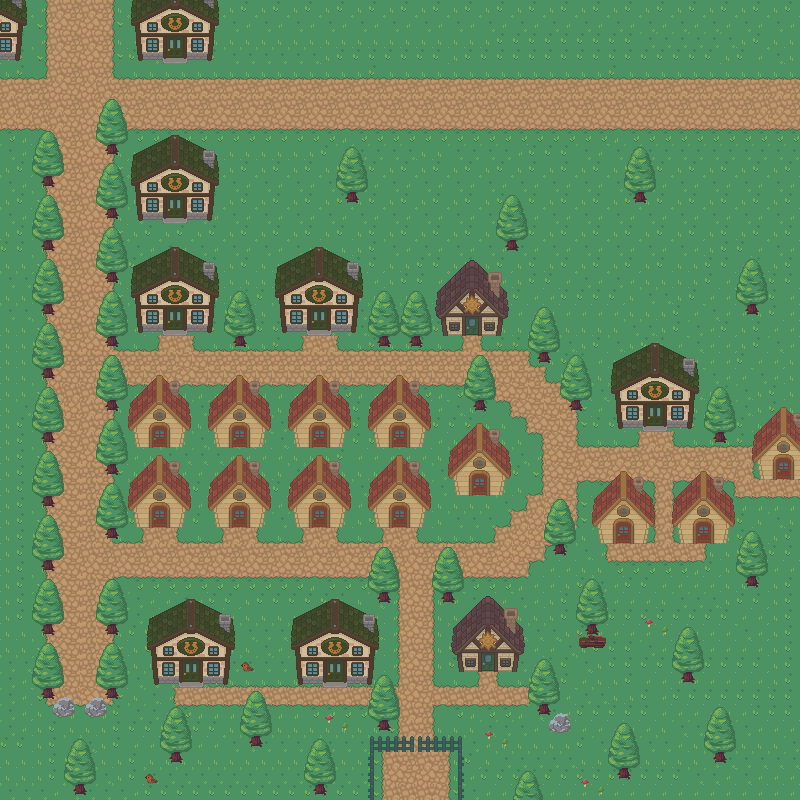

Below is a game level as drawn by its tile map, then a one-line description and the .tmx that defines it (tile-layer data replaced by summaries):
An orthogonal 50x50 tile map with 16x16 px tiles, 6 tile layers (Calque de Tuiles 1, maisons, arbres, animaux, ...), 3 tilesets and 7 objects (3x collision, exit_dungeon, spawn_dungeon, boss_path1, boss_path2).

<map version="1.10" tiledversion="1.10.2" orientation="orthogonal" renderorder="right-down" width="50" height="50" tilewidth="16" tileheight="16" infinite="0" nextlayerid="10" nextobjectid="9">
 <tileset firstgid="1" source="nature.tsx" />
 <tileset firstgid="721" source="deco_interieur.tsx" />
 <tileset firstgid="851" source="old town.tsx" />
 <layer id="1" name="Calque de Tuiles 1" width="50" height="50">
  <data>[2500 cells, 2500 non-empty, 24 distinct tile ids]</data>
 </layer>
 <layer id="3" name="maisons" width="50" height="50" locked="1">
  <data>[2500 cells, 559 non-empty, 90 distinct tile ids]</data>
 </layer>
 <layer id="4" name="arbres" width="50" height="50" locked="1">
  <data>[2500 cells, 180 non-empty, 10 distinct tile ids]</data>
 </layer>
 <layer id="6" name="animaux" width="50" height="50" locked="1">
  <data>[2500 cells, 2 non-empty, 1 distinct tile ids]</data>
 </layer>
 <layer id="5" name="bloqué" width="50" height="50" locked="1">
  <data>[2500 cells, 62 non-empty, 21 distinct tile ids]</data>
 </layer>
 <objectgroup id="8" name="Objects">
  <object id="1" type="collision" x="368" y="729" width="97" height="22.3939" />
  <object id="2" type="collision" x="367.667" y="740.03" width="5.33333" height="59.9697" />
  <object id="3" type="collision" x="458.333" y="740.182" width="5.66667" height="59.8182" />
  <object id="6" name="exit_dungeon" x="375.128" y="796.492" width="80.5682" height="2.09091" />
  <object id="7" name="spawn_dungeon" x="412.625" y="776.625">
   <point />
  </object>
 </objectgroup>
 <objectgroup id="9" name="NPCPaths">
  <object id="4" name="boss_path1" x="375.545" y="740.909" width="4.9697" height="5.27273" />
  <object id="5" name="boss_path2" x="452.152" y="740.03" width="5.0303" height="5.48485" />
 </objectgroup>
 <layer id="7" name="arbres2" width="50" height="50" locked="1">
  <data>[2500 cells, 228 non-empty, 8 distinct tile ids]</data>
 </layer>
</map>
